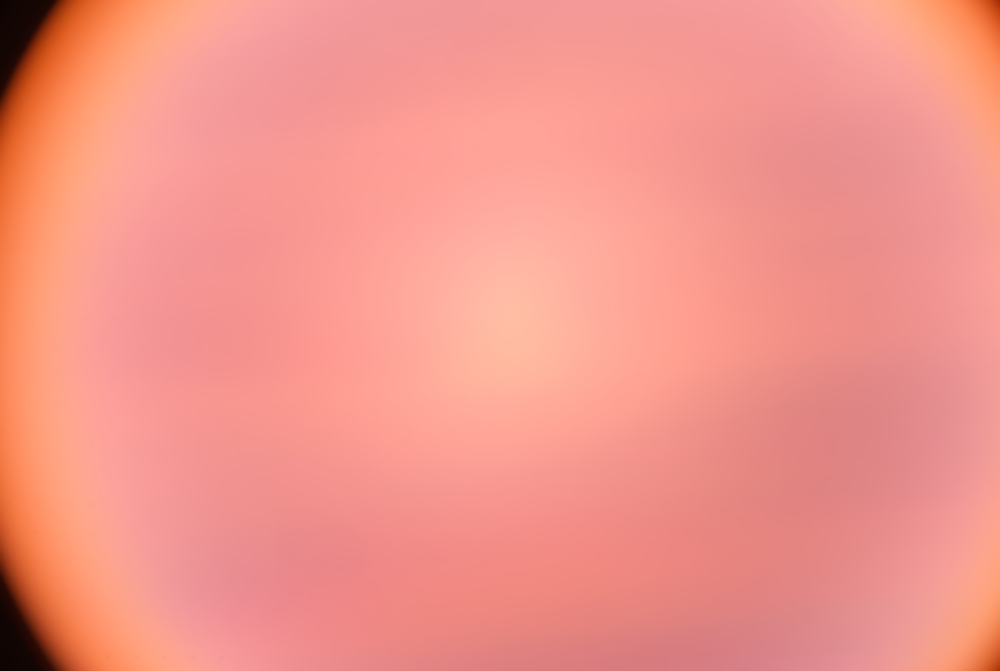
#> input picture App/Flatfields/flatfield_2x_high_smoothed.png, 1000 x 671 px, shrunk from 5440 x 3648 before the run
$ python DataVisualizer.py
#> lines starting #> are read from the running program, lines starting #| are printed output that depends on the picture
import math
import cv2
import numpy as np
import matplotlib.pyplot as plt
from matplotlib import cm
from mpl_toolkits.mplot3d import Axes3D
from tkinter import filedialog

#---------------------------
# Program Parameters
#---------------------------

num_contours = 100
contour_thickness = 10
contour_color = (0,0,0) # in BGR

#----------------------------
# Load Image
#----------------------------

image_path = filedialog.askopenfilename(filetypes=[("Images", "*.png *.jpg *.jpeg *.bmp")])
#> the answer given: ../App/Flatfields/flatfield_2x_high_smoothed.png
image = cv2.imread(image_path, cv2.IMREAD_COLOR)
#> image is the input picture: shape (671, 1000, 3); mean B, G, R 138.3, 148.5, 242.1
gray_image = cv2.cvtColor(image, cv2.COLOR_BGR2GRAY)
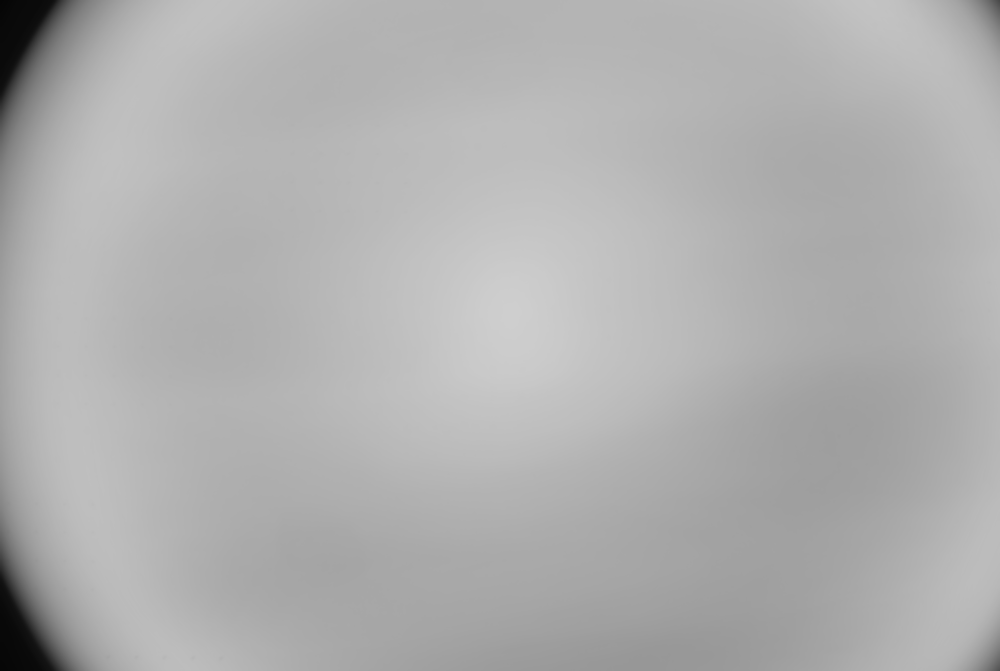
#> gray_image: shape (671, 1000); min 5, max 206, mean 175.3

blue_image = image[:, :, 0]
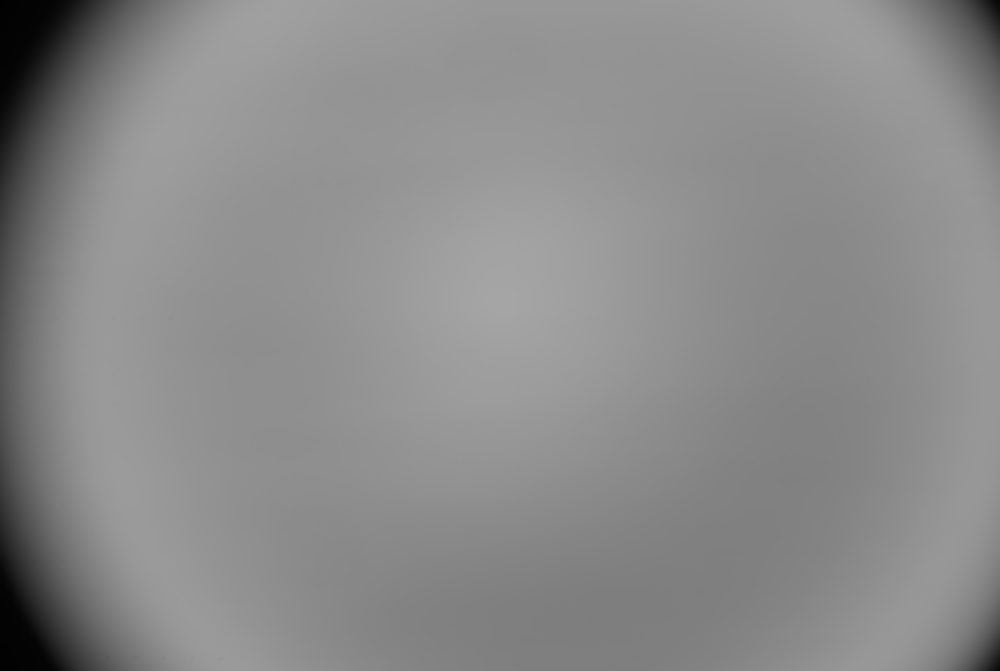
#> blue_image: shape (671, 1000); min 1, max 166, mean 138.3
green_image = image[:, :, 1]
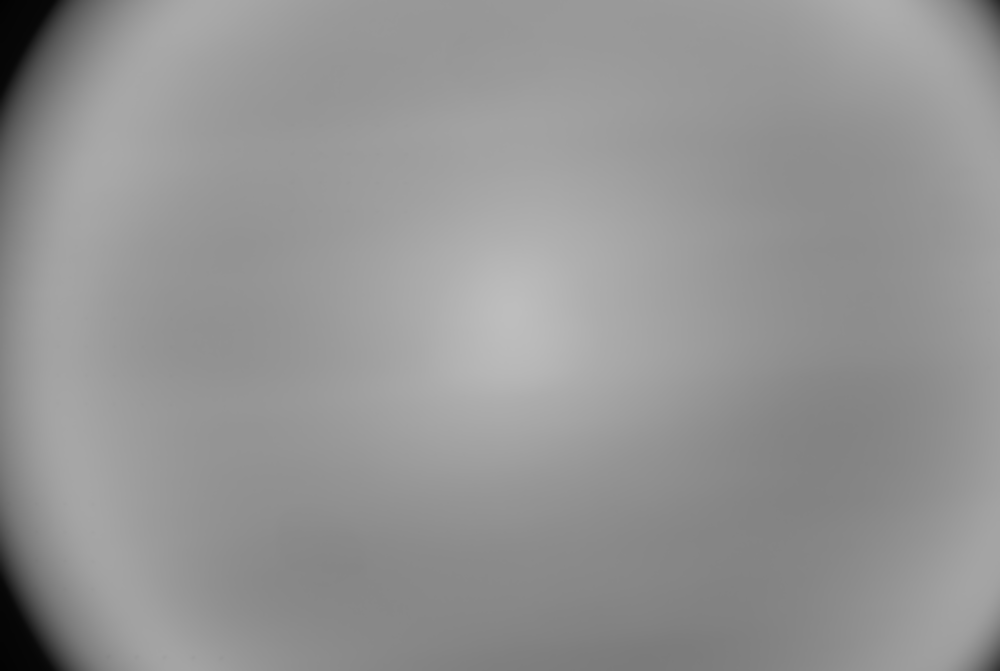
#> green_image: shape (671, 1000); min 2, max 189, mean 148.5
red_image = image[:, :, 2]
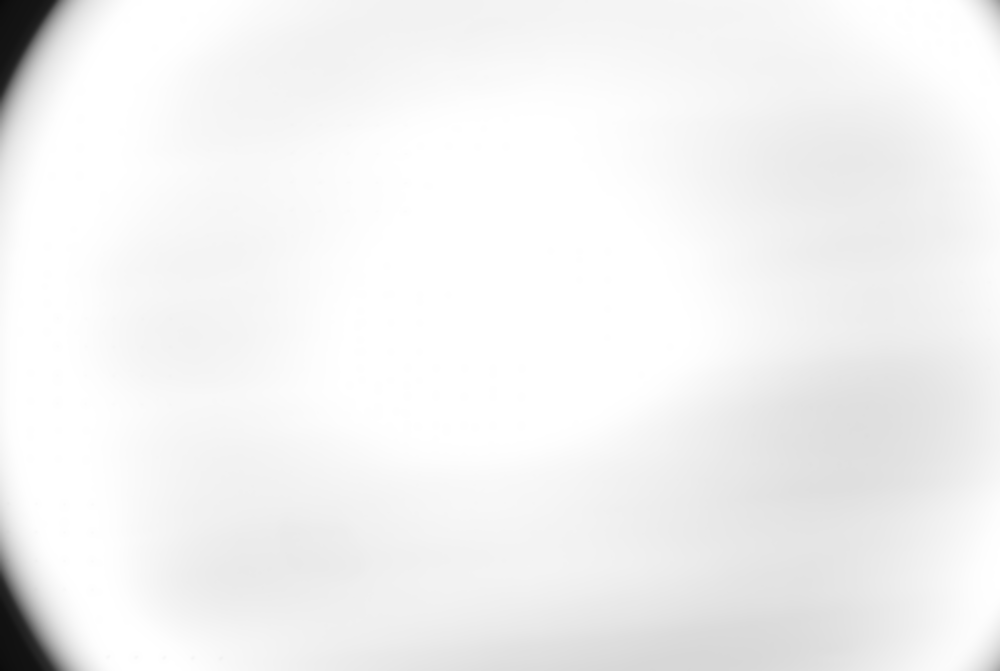
#> red_image: shape (671, 1000); min 11, max 255, mean 242.1

#----------------------------
# Image Processing
#----------------------------

#
# Filters
#

# Apply Gaussian blur to reduce noise
blurred_image = cv2.GaussianBlur(gray_image, (5, 5), 1.4)

# Apply Average blur to reduce noise
#blurred_image = cv2.blur(gray_image, (100,100))


#----------------------------
# 3D Surface Graphing
#----------------------------

'''
Z = blurred_image.squeeze()

# Create coordinate grid
Z_small = Z[::10, ::10]

x = np.arange(Z_small.shape[1])
y = np.arange(Z_small.shape[0])
X, Y = np.meshgrid(x, y)

# Plot
fig = plt.figure(figsize=(12, 8))
ax = fig.add_subplot(111, projection='3d')

ax.plot_surface(X, Y, Z_small, linewidth=0, antialiased=False)

ax.set_xlabel("X")
ax.set_ylabel("Y")
ax.set_zlabel("Z value")

plt.show()
'''

#----------------------------
# 3D Visualization of Channel Data
#----------------------------

pixels = image.reshape(-1, 3)
pixels = pixels[::100]
pixels = np.unique(pixels, axis=0)
#> pixels = 1676 rows, first 8: [1, 2, 11], [1, 2, 12], [1, 3, 12], [1, 3, 13], [2, 3, 11], [2, 3, 12], [2, 3, 13], [2, 3, 14]

r = pixels[:, 0]
#> r = 1676 values from 1 to 165
g = pixels[:, 1]
#> g = 1676 values, max 189 at index 1672, min 2 at index 0, mean 134.3
b = pixels[:, 2]
#> b = 1676 values, max 255 at index 410, min 11 at index 0, mean 229.1

fig = plt.figure(figsize=(8, 8))
ax = fig.add_subplot(111, projection='3d')

ax.scatter(r, g, b, c=pixels/255.0, s=2)

ax.set_xlabel("Red")
ax.set_ylabel("Green")
ax.set_zlabel("Blue")

plt.show()
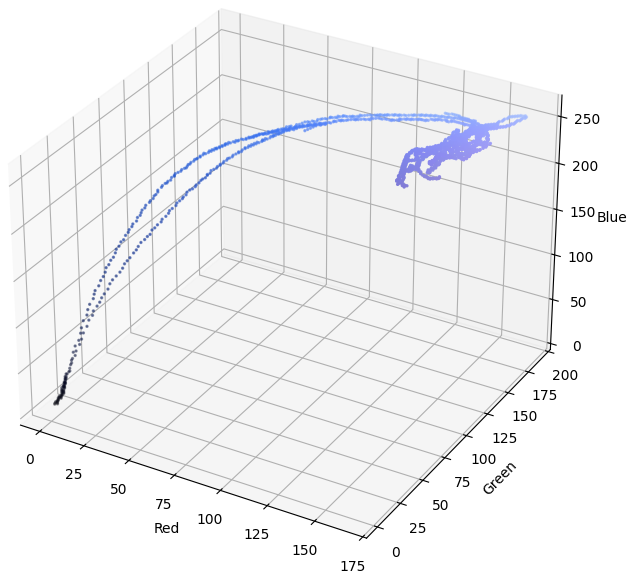
#> figure drawn by matplotlib, 1 panel
